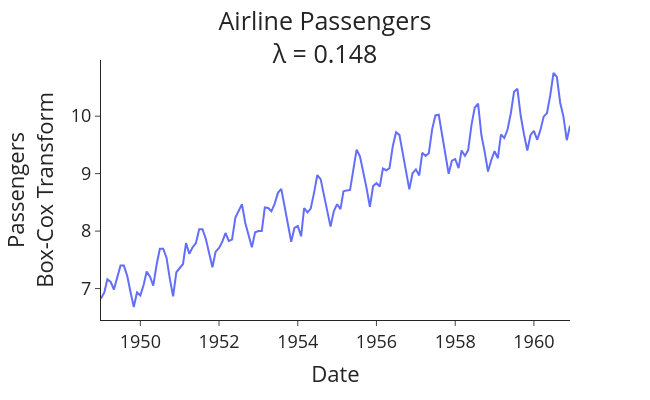

The cell this chart's notebook holds for it:
### Markdown cell above
## Áp dụng Box-Cox

### Code cell
# Áp dụng box-cox transform và vẽ biểu đồ
data['Passengers_box_cox'], lam = boxcox(data['#Passengers'])

plotting(title='Airline Passengers', data=data, x='Month', y='Passengers_box_cox',
         x_label='Date', y_label='Passengers<br>Box-Cox Transform', text=True, lam=lam)

### Figure 1 — Plotly figure (JSON) as saved in the notebook; plotly's stock layout.template omitted (floating-point values rounded to 4 significant figures; data arrays with more than 128 entries replaced by an {"elided": "..."} marker saying what was removed)
{"data": [{"hovertemplate": "Date=%{x}<br>Passengers<br>Box-Cox Transform=%{y}<extra></extra>", "legendgroup": "", "line": {"color": "#636efa", "dash": "solid"}, "marker": {"symbol": "circle"}, "mode": "lines", "name": "", "orientation": "v", "showlegend": false, "type": "scatter", "x": {"elided": "144 str values"}, "xaxis": "x", "y": {"elided": "144 float values"}, "yaxis": "y"}], "layout": {"font": {"size": 18}, "height": 400, "legend": {"tracegroupgap": 0}, "margin": {"t": 60}, "title": {"text": "Airline Passengers<br>λ = 0.148", "x": 0.5}, "width": 650, "xaxis": {"anchor": "y", "domain": [0, 1], "title": {"text": "Date"}}, "yaxis": {"anchor": "x", "domain": [0, 1], "title": {"text": "Passengers<br>Box-Cox Transform"}}}}
